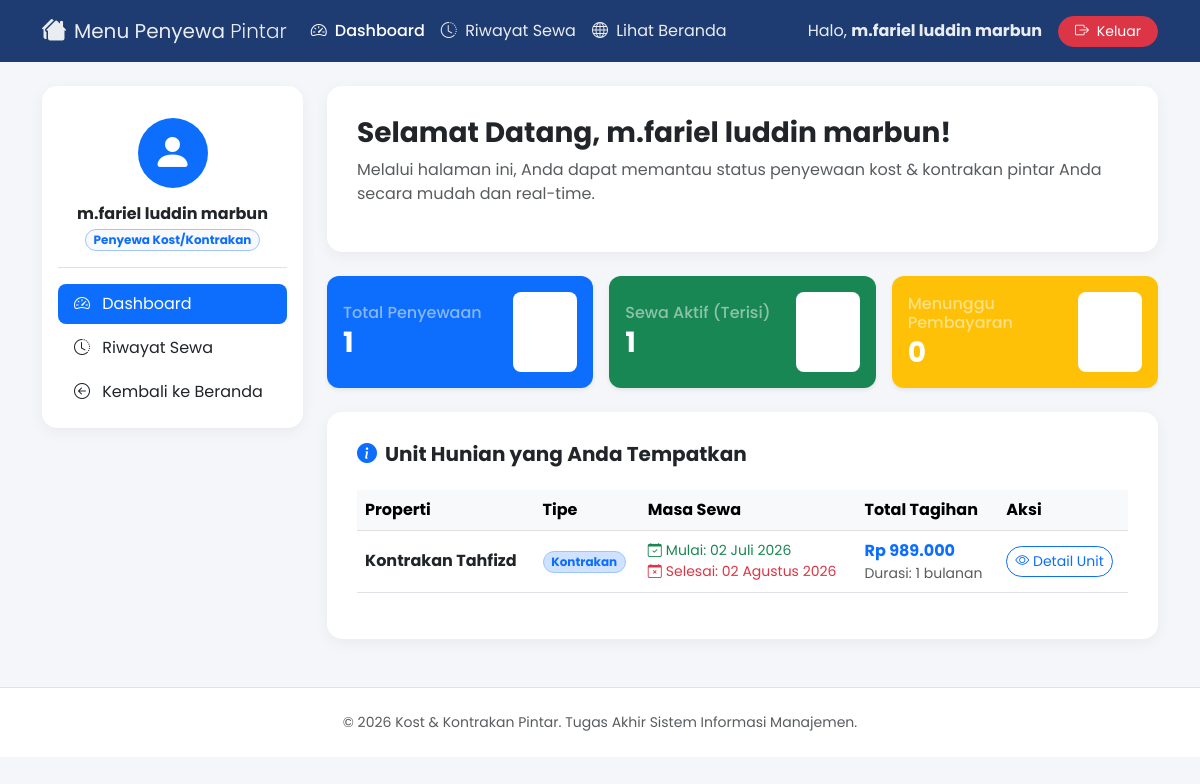
Page /penyewa/index.php (signed in) on the committed database.
### tables this page shows
CREATE TABLE `sewa` (
  `id_sewa` int(11) NOT NULL,
  `id_pengguna` int(11) NOT NULL,
  `id_properti` int(11) NOT NULL,
  `jenis_durasi` enum('harian','bulanan','tahunan') NOT NULL,
  `jumlah_durasi` int(11) NOT NULL,
  `tanggal_mulai` date NOT NULL,
  `tanggal_selesai` date NOT NULL,
  `total_tagihan` decimal(10,2) NOT NULL,
  `batas_pembayaran` datetime NOT NULL,
  `status_sewa` enum('menunggu_pembayaran','proses_verifikasi','aktif','selesai','dibatalkan') NOT NULL DEFAULT 'menunggu_pembayaran',
  `tanggal_booking` timestamp NOT NULL DEFAULT current_timestamp()
);

CREATE TABLE `properti` (
  `id_properti` int(11) NOT NULL,
  `nama_properti` varchar(100) NOT NULL,
  `tipe` enum('kost','kontrakan') NOT NULL,
  `deskripsi` text NOT NULL,
  `harga_harian` decimal(10,2) DEFAULT NULL,
  `harga_bulanan` decimal(10,2) DEFAULT NULL,
  `harga_tahunan` decimal(10,2) DEFAULT NULL,
  `status_ketersediaan` enum('tersedia','terisi') NOT NULL DEFAULT 'tersedia',
  `foto` varchar(255) NOT NULL,
  `tanggal_input` timestamp NOT NULL DEFAULT current_timestamp()
);

### konfigurasi/fungsi.php (called while the page is built, shortened)
<?php
function formatRupiah($angka) {
    return "Rp " . number_format($angka, 0, ',', '.');
}
function tanggalIndo($tanggal) {
    $bulanIndo = [
        1 => 'Januari', 'Februari', 'Maret', 'April', 'Mei', 'Juni',
        'Juli', 'Agustus', 'September', 'Oktober', 'November', 'Desember'
    ];
    $split = explode('-', date('Y-m-d', strtotime($tanggal)));
    return $split[2] . ' ' . $bulanIndo[(int)$split[1]] . ' ' . $split[0];
}
?>

### penyewa/index.php (the view, shortened to what this page needs)
<?php
require_once __DIR__ . '/layout/header.php';
     $queryTotal = $koneksi->prepare("SELECT COUNT(*) FROM sewa WHERE id_pengguna = :id");
       $queryTotal->execute([':id' => $id_pengguna_aktif]);
         $totalSewa = $queryTotal->fetchColumn();
              $queryAktif = $koneksi->prepare("SELECT COUNT(*) FROM sewa WHERE id_pengguna = :id AND status_sewa = 'aktif'");
         $queryAktif->execute([':id' => $id_pengguna_aktif]);
          $totalAktif = $queryAktif->fetchColumn();
        $queryPending = $koneksi->prepare("SELECT COUNT(*) FROM sewa WHERE id_pengguna = :id AND status_sewa = 'menunggu_pembayaran'");
        $queryPending->execute([':id' => $id_pengguna_aktif]);
       $totalPending = $queryPending->fetchColumn();
$querySewaAktif = $koneksi->prepare("
    SELECT s.*, p.nama_properti, p.tipe
    FROM sewa s
    JOIN properti p ON s.id_properti = p.id_properti
    WHERE s.id_pengguna = :id AND s.status_sewa = 'aktif'
    ORDER BY s.id_sewa DESC
");
$querySewaAktif->execute([':id' => $id_pengguna_aktif]);
$sewaAktif = $querySewaAktif->fetchAll();
?>
<div class="content-card mb-4">
    <h3 class="fw-bold text-dark mb-2">Selamat Datang, <?= htmlspecialchars($_SESSION['nama_lengkap']); ?>!</h3>
    <p class="text-muted">Melalui halaman ini, Anda dapat memantau status penyewaan kost & kontrakan pintar Anda secara mudah dan real-time.</p>
</div>
<div class="row g-3 mb-4">
    <div class="col-md-4">
        <div class="card p-3 border-0 shadow-sm bg-primary text-white" style="border-radius: 12px;">
            <div class="d-flex justify-content-between align-items-center">
                <div>
                    <h6 class="fw-medium text-white-50 mb-1">Total Penyewaan</h6>
                    <h3 class="fw-bold mb-0"><?= $totalSewa; ?></h3>
                </div>
                <div class="bg-white bg-opacity-20 rounded-3 p-3">
                    <i class="bi bi-journal-text fs-2"></i>
                </div>
            </div>
        </div>
    </div>
    <div class="col-md-4">
        <div class="card p-3 border-0 shadow-sm bg-success text-white" style="border-radius: 12px;">
            <div class="d-flex justify-content-between align-items-center">
                <div>
                    <h6 class="fw-medium text-white-50 mb-1">Sewa Aktif (Terisi)</h6>
                    <h3 class="fw-bold mb-0"><?= $totalAktif; ?></h3>
                </div>
                <div class="bg-white bg-opacity-20 rounded-3 p-3">
                    <i class="bi bi-house-check fs-2"></i>
                </div>
            </div>
        </div>
    </div>
    <div class="col-md-4">
        <div class="card p-3 border-0 shadow-sm bg-warning text-white" style="border-radius: 12px;">
            <div class="d-flex justify-content-between align-items-center">
                <div>
                    <h6 class="fw-medium text-white-50 mb-1">Menunggu Pembayaran</h6>
                    <h3 class="fw-bold mb-0"><?= $totalPending; ?></h3>
                </div>
                <div class="bg-white bg-opacity-20 rounded-3 p-3">
                    <i class="bi bi-clock-history fs-2"></i>
                </div>
            </div>
        </div>
    </div>
</div>
<div class="card content-card">
    <h5 class="fw-bold text-dark mb-4"><i class="bi bi-info-circle-fill text-primary me-2"></i>Unit Hunian yang Anda Tempatkan</h5>
    <?php if (count($sewaAktif) > 0): ?>
        <div class="table-responsive">
            <table class="table table-hover align-middle">
                <thead class="table-light">
                    <tr>
                        <th>Properti</th>
                        <th>Tipe</th>
                        <th>Masa Sewa</th>
                        <th>Total Tagihan</th>
                        <th>Aksi</th>
                    </tr>
                </thead>
                <tbody>
                    <?php foreach ($sewaAktif as $sewa): ?>
                        <tr>
                            <td>
                                <strong class="text-dark"><?= htmlspecialchars($sewa['nama_properti']); ?></strong>
                            </td>
                            <td>
                                <span class="badge bg-primary-subtle text-primary border border-primary-subtle rounded-pill text-capitalize">
                                    <?= htmlspecialchars($sewa['tipe']); ?>
                                </span>
                            </td>
                            <td>
                                <div class="small">
                                    <span class="text-success"><i class="bi bi-calendar-check me-1"></i>Mulai: <?= tanggalIndo($sewa['tanggal_mulai']); ?></span><br>
                                    <span class="text-danger"><i class="bi bi-calendar-x me-1"></i>Selesai: <?= tanggalIndo($sewa['tanggal_selesai']); ?></span>
                                </div>
                            </td>
                            <td>
                                <span class="fw-bold text-primary"><?= formatRupiah($sewa['total_tagihan']); ?></span>
                                <span class="text-muted d-block small">Durasi: <?= $sewa['jumlah_durasi'] . ' ' . $sewa['jenis_durasi']; ?></span>
                            </td>
                            <td>
                                <a href="../detail.php?id=<?= $sewa['id_properti']; ?>" class="btn btn-outline-primary btn-sm rounded-pill"><i class="bi bi-eye"></i> Detail Unit</a>
                            </td>
                        </tr>
                    <?php endforeach; ?>
                </tbody>
            </table>
        </div>
    <?php endif; ?>
</div>
<?php
require_once __DIR__ . '/layout/footer.php';
?>

### penyewa/layout/header.php (style rules this page uses)
body { font-family: 'Poppins', sans-serif; background-color: #f4f6f9; }
.content-card { background: white; border-radius: 15px; box-shadow: 0 4px 15px rgba(0,0,0,0.05); border: none; padding: 30px; }

### rows in the picture
sewa: id_properti.nama_properti "Kontrakan Tahfizd", id_properti.tipe "Kontrakan", tanggal_mulai "02 Juli 2026", tanggal_selesai "02 Agustus 2026", total_tagihan "Rp 989.000", jumlah_durasi "1", jenis_durasi "bulanan"

### other values in the picture
$_SESSION['nama_lengkap'] "m.fariel luddin marbun"
$totalSewa "1"
$totalAktif "1"
$totalPending "0"
